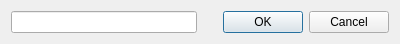
<?xml version="1.0" encoding="UTF-8"?>
<ui version="4.0">
 <class>searchtextdlg</class>
 <widget class="QDialog" name="searchtextdlg">
  <property name="windowModality">
   <enum>Qt::ApplicationModal</enum>
  </property>
  <property name="geometry">
   <rect>
    <x>0</x>
    <y>0</y>
    <width>400</width>
    <height>41</height>
   </rect>
  </property>
  <property name="windowTitle">
   <string>Enter Search Text</string>
  </property>
  <property name="locale">
   <locale language="English" country="UnitedKingdom"/>
  </property>
  <layout class="QHBoxLayout" name="horizontalLayout">
   <item>
    <widget class="QLineEdit" name="lineEditSearch"/>
   </item>
   <item>
    <widget class="QDialogButtonBox" name="buttonBox">
     <property name="orientation">
      <enum>Qt::Horizontal</enum>
     </property>
     <property name="standardButtons">
      <set>QDialogButtonBox::Cancel|QDialogButtonBox::Ok</set>
     </property>
    </widget>
   </item>
  </layout>
 </widget>
 <resources/>
 <connections>
  <connection>
   <sender>buttonBox</sender>
   <signal>accepted()</signal>
   <receiver>searchtextdlg</receiver>
   <slot>accept()</slot>
   <hints>
    <hint type="sourcelabel">
     <x>248</x>
     <y>254</y>
    </hint>
    <hint type="destinationlabel">
     <x>157</x>
     <y>274</y>
    </hint>
   </hints>
  </connection>
  <connection>
   <sender>buttonBox</sender>
   <signal>rejected()</signal>
   <receiver>searchtextdlg</receiver>
   <slot>reject()</slot>
   <hints>
    <hint type="sourcelabel">
     <x>316</x>
     <y>260</y>
    </hint>
    <hint type="destinationlabel">
     <x>286</x>
     <y>274</y>
    </hint>
   </hints>
  </connection>
 </connections>
</ui>
